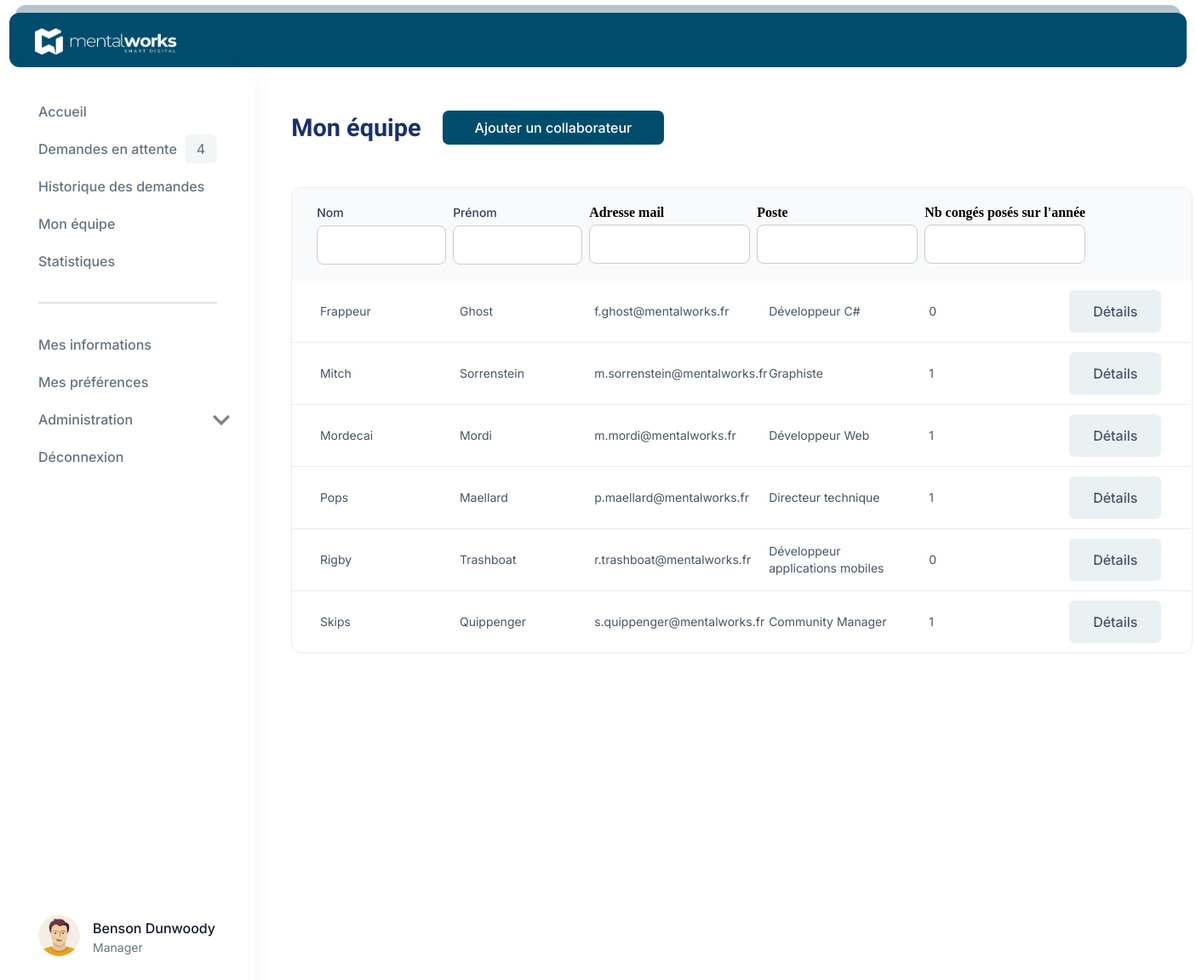
Screenshot of /mon_equipe.php (signed in) with the database file from the repository.
### tables this page shows
CREATE TABLE `user` (
  `id` int(8) NOT NULL,
  `email` varchar(100) NOT NULL,
  `password` varchar(2500) NOT NULL,
  `enabled` tinyint(1) NOT NULL,
  `created_at` datetime(6) NOT NULL,
  `role` varchar(20) NOT NULL,
  `person_id` int(8) NOT NULL
);

CREATE TABLE `person` (
  `id` int(8) NOT NULL,
  `last_name` varchar(20) NOT NULL,
  `first_name` varchar(20) NOT NULL,
  `manager_id` int(8) DEFAULT NULL,
  `department_id` int(8) NOT NULL,
  `position_id` int(8) NOT NULL,
  `alert_new_request` tinyint(1) NOT NULL,
  `alert_on_answer` tinyint(1) NOT NULL,
  `alert_before_vacation` tinyint(1) NOT NULL
);

CREATE TABLE `position` (
  `id` int(8) NOT NULL,
  `name` varchar(50) NOT NULL
);

### mon_equipe.php (the view, shortened to what this page needs)
<?php
include 'includes/verify-connect.php';
include 'includes/database.php';
$query = $connexion->prepare(
    '
SELECT
    person.first_name,
    person.last_name,
    user.email,
    user.id,
    position.name AS Job,
    COUNT(request.collaborator_id) AS nbConges
FROM user
JOIN person ON user.person_id = person.id
JOIN position ON person.position_id = position.id
LEFT JOIN request ON person.id = request.collaborator_id
JOIN department ON person.department_id = department.id
WHERE department.id = :department_id
  AND person.manager_id IS NOT NULL
GROUP BY person.first_name, person.last_name, user.email, position.name;
'
);
$id = $_SESSION['utilisateur']['department'];
$query->bindParam(':department_id', $id);
$query->execute();
$dates = $query->fetchAll(\PDO::FETCH_ASSOC);
?>
<div class="History">
    <div class="title-with-dark-button">
        <h1>Mon équipe</h1>
        <a class="large-dark-button">Ajouter un collaborateur</a>
    </div>
    <div class="containerFilter">
        <div class="side-menu-profile filterBar">
            <div class="filterMargin">
                <label class="label-select" for="commentaire">Nom</label>
                <input class="filter medium-filter" type="text" name="nomEquipe" id="nomEquipe">
            </div>
            <div class="filterMargin">
                <label class="label-select" for="commentaire">Prénom</label>
                <input class="filter medium-filter" type="text" name="prenomEquipe" id="prenomEquipe">
            </div>
            <div class="filterMargin">
                <label class="titreCommentaire" for="commentaire">Adresse mail</label>
                <input class="filter type-filter" type="text" name="mailEquipe" id="mailEquipe">
            </div>
            <div class="filterMargin">
                <label class="titreCommentaire" for="commentaire">Poste</label>
                <input class="filter  type-filter" type="text" name="posteEquipe" id="posteEquipe">
            </div>
            <div class="filterMargin">
                <label class="titreCommentaire" for="commentaire">Nb congés posés sur l'année</label>
                <input class="filter type-filter" type="text" name="nbConges" id="nbConges">
            </div>
        </div>
        <?php
        for ($i = 0; $i < Count($dates); $i++) { ?>
            <div class="congeType card">
                <div class="list_conge">
                    <div class="Type1">
                        <?php
                        if ($i === Count($dates) - 1) { ?>
                            <div class="filter-info-medium margin-team">
                                <p class="break-details"><?= $dates[$i]["first_name"]; ?></p>
                            </div>
                        <?php } else { ?>
                            <div class="filter-info-medium filterBorderBottom margin-team">
                                <p class="break-details"><?= $dates[$i]["first_name"]; ?></p>
                            </div>
                        <?php }
                        ?>
                    </div>
                    <div class="Type2">
                        <?php
                        if ($i === Count($dates) - 1) { ?>
                            <div class="filter-info-medium margin-team">
                                <p class="break-details"><?= $dates[$i]["last_name"]; ?></p>
                            </div>
                        <?php } else { ?>
                            <div class="filter-info-medium filterBorderBottom margin-team">
                                <p class="break-details"><?= $dates[$i]["last_name"]; ?></p>
                            </div>
                        <?php }
                        ?>
                    </div>
                    <div class="Type3">
                        <?php
                        if ($i === Count($dates) - 1) { ?>
                            <div class="filter-info-type">
                                <p class="break-details"><?= $dates[$i]["email"] ?></p>
                            </div>
                        <?php } else { ?>
                            <div class="filter-info-type filterBorderBottom">
                                <p class="break-details"><?= $dates[$i]["email"] ?></p>
                            </div>
                        <?php }
                        ?>
                    </div>
                    <div class="Type4">
                        <?php
                        if ($i === Count($dates) - 1) { ?>
                            <div class="filter-info-medium">
                                <p class="break-details"><?= $dates[$i]["Job"] ?></p>
                            </div>
                        <?php } else { ?>
                            <div class="filter-info-medium filterBorderBottom">
                                <p class="break-details"><?= $dates[$i]["Job"] ?></p>
                            </div>
                        <?php }
                        ?>
                    </div>
                    <div class="Type5">
                        <?php
                        if ($i === Count($dates) - 1) { ?>
                            <div class="filter-info-small margin-team">
                                <p class="break-details"><?= $dates[$i]["nbConges"]; ?></p>
                            </div>
                        <?php } else { ?>
                            <div class="filter-info-small filterBorderBottom margin-team">
                                <p class="break-details"><?= $dates[$i]["nbConges"]; ?></p>
                            </div>
                        <?php } ?>
                    </div>
                    <div class="">
                        <?php
                        if ($i === Count($dates) - 1) { ?>
                            <div class="filter-info-details details-padding">
                                    <a class="details-button" href="modifier_un_collaborateur.php?id=<?php echo $dates[$i]["id"]; ?>">Détails</a>
                            </div>
                        <?php } else { ?>
                            <div class="filter-info-details filterBorderBottom details-padding">
                                <a class="details-button" href="modifier_un_collaborateur.php?id=<?php echo $dates[$i]["id"]; ?>">Détails</a>
                            </div>
                        <?php } ?>
                    </div>
                </div>
            </div>
            <?php
        }
        ?>
    </div>
</div>
<?php
include 'includes/footer.php';
?>

### includes/name_and_role.php
<?php $requete = $connexion->prepare('SELECT FIRST_NAME, LAST_NAME, user.role FROM person
                                JOIN user ON person.id = user.person_id WHERE person.id = :id');
$requete->bindParam(':id', $_SESSION['utilisateur']['person_id']);
$requete->execute();
$name_person[] = $requete->fetch(PDO::FETCH_ASSOC); ?>
<p class="username">
    <?php echo $name_person[0]['FIRST_NAME'] . ' ' . $name_person[0]['LAST_NAME'] ?>
</p>
<p class="job"><?php echo $name_person[0]['role'] ?></p>

### style.css (style rules this page uses)
body { margin: 0; width: 100%; height: auto; background-color: #fefffe; display: flex; flex-direction: column; }
.side-menu-profile { display: flex; flex-direction: row; align-items: center; padding: 0px 0px 0px 45px; }
.large-dark-button { background-color: #004C6C; color: white; font-family: "Inter", sans-serif; font-weight: 500; font-size: 16px; line-height: 24px; letter-spacing: 0px; text-decoration: none; padding: 8px 38px; border-radius: 7px; }
.details-button { background-color: rgba(0, 76, 108, 0.08); color: #475467; text-decoration: none; font-family: "Inter", sans-serif; font-weight: 500; font-size: 16px; line-height: 24px; }
.details-button, .dark-button { padding: 13px 28px 13px 28px; border-radius: 6px; }
.light-button, .details-button, .dark-button, .alt-dark-button { width: fit-content; border: none; }
h1 { font-size: 28.85px; margin-top: 30px; }
h1, h2 { font-weight: 600; line-height: 24.57px; color: #1B3168; }
.petit_texte, .petit_texte, p { font-weight: 400; font-size: 16px; line-height: 24.57px; color: black; }
p { margin: 25px 0; }
h1, h2, h3, p, p a, .petit_texte, .petit_texte a, .petit_texte, .petit_texte a, .email { font-family: "Epilogue", sans-serif; }
.break-details { font-family: "Inter", sans-serif; font-size: 14px; line-height: 20px; color: #475467; }
.label-select { font-family: "Inter", sans-serif; font-size: 14px; line-height: 20px; color: #344054; }
.job { font-family: "Inter", sans-serif; font-size: 14px; line-height: 22px; color: #637381; margin: 0; }
.username { font-family: "Inter", sans-serif; font-size: 16px; line-height: 24px; color: #111928; margin: 0; }
.number:hover, .username, .label-select { font-weight: 500; }
.email, .placeholder, .break-details, .label-input, .job { font-weight: 400; }
select, input { align-items: center; }
select, input, textarea { display: flex; border-radius: 6px; width: fit-content; appearance: none; border: 1px solid #DFE4EA; }
.filter-info-medium { width: 164px; }
.filter-info-type { width: 205px; padding-left: 27px; }
.filter-info-small { width: 120px; }
.filter-info-details { width: 118px; padding-right: 24px; }
.filter-info-details, .filter-info-medium, .filter-info-small, .filter-info-type, .filter-info-large, .filter-info-larger { display: flex; align-items: center; height: 72px; }
.title-with-dark-button { display: flex; flex-direction: row; align-items: center; gap: 25px; margin-top: 30px; }
.title-with-dark-button h1 { margin: 0; }
.medium-filter { width: 122px; }
.type-filter { width: 159px; }
label { display: flex; flex-wrap: nowrap; }
.filterBar { padding: 20px 25px; background-color: #F9FAFB; border-top-left-radius: 12px; border-top-right-radius: 12px; max-width: 1103px; height: 69px; }
.filterBar div { margin: 0 4px; }
.filter { min-width: 0px; height: 24px; border-radius: 8px; border-width: 1px; padding: 10px 14px; }
.filterMargin { margin-right: 2%; }
.congeType { display: flex; flex-direction: column; }
.list_conge { display: flex; flex-direction: row; }
.containerFilter { border-radius: 12px; border-width: 1px; border: 1px solid #EAECF0; width: 100%; max-height: 100%; margin-top: 50px; }
.filterBorderBottom { border-bottom: 1px solid #EAECF0; }
.History { margin-top: 1.5%; margin-left: 3%; }
label { display: block; font-weight: bold; }
input { margin-top: 5px; border: 1px solid #ccc; border-radius: 5px; }
.margin-team { padding-left: 20%; }
.details-padding { padding-left: 69px; }

### rows the page displays
user: person.first_name "Benson", person.last_name "Dunwoody", role "Manager"
user: person.first_name "Frappeur", person.last_name "Ghost", email "f.ghost@mentalworks.fr", position.name "Développeur C#", nbConges "0"
user: person.first_name "Mitch", person.last_name "Sorrenstein", email "m.sorrenstein@mentalworks.fr", position.name "Graphiste", nbConges "1"
user: person.first_name "Mordecai", person.last_name "Mordi", email "m.mordi@mentalworks.fr", position.name "Développeur Web", nbConges "1"
user: person.first_name "Pops", person.last_name "Maellard", email "p.maellard@mentalworks.fr", position.name "Directeur technique", nbConges "1"
user: person.first_name "Rigby", person.last_name "Trashboat", email "r.trashboat@mentalworks.fr", position.name "Développeur applications mobiles", nbConges "0"
user: person.first_name "Skips", person.last_name "Quippenger", email "s.quippenger@mentalworks.fr", position.name "Community Manager", nbConges "1"

### other values shown
$demande_en_attente['demande_en_attente'] "4"
